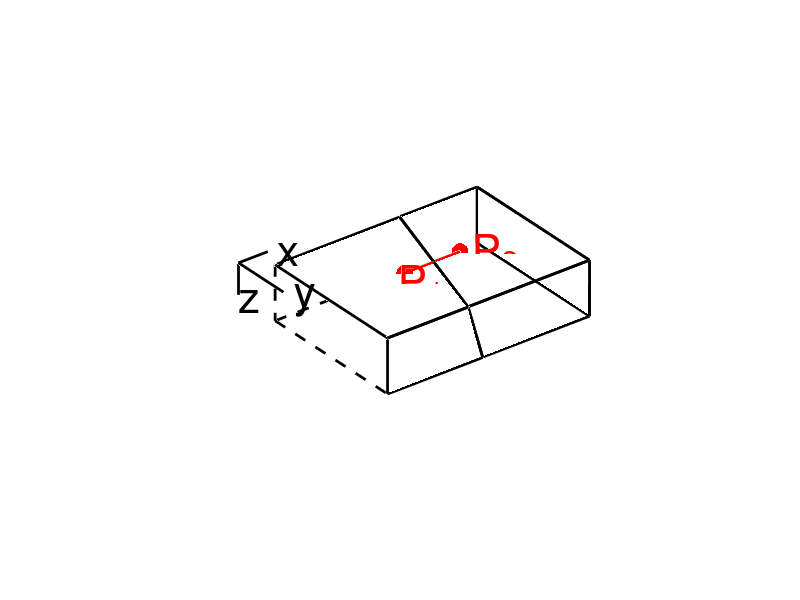

Source code (MATLAB):
function [] = myfun()

l = 14;
w = 10;
h = 3.5;

L = [l, 0, 0];
W = [0, w, 0];
H = [0, 0, h];

pt{1} = [0,0,0];
pt{2} = pt{1} + W;
pt{3} = pt{2} + H;
pt{4} = pt{1} + H;

pt{5} = pt{1} + L;
pt{6} = pt{2} + L;
pt{7} = pt{3} + L;
pt{8} = pt{4} + L;

pt{9} = [8.5,0,0];
pt{10} = [5.5,w,0];
pt{11} = [6.5,w,h];
pt{12} = [9.5,0,h];

p1 = [5, w/2, 0];
pA = [7, w/2, 0];
p2 = [9, w/2, 0];

o = [-2.5, 0, -1];
ox = o + [2, 0, 0];
oy = o + [0, 4, 0];
oz = o + [0, 0, 2];

% right part of crystal has displacement s w.r.t left part of crystal
ra = 0.08;
rb = 0.16;
s = ra * (pt{9} - pt{10}) + rb * (pt{12} - pt{9});  % make sure the displacement is on this plane

pt{13} = pt{9} + s;
pt{14} = pt{10} + s;
pt{15} = pt{11} + s;
pt{16} = pt{12} + s;

pt{5} = pt{5} + s;
pt{6} = pt{6} + s;
pt{7} = pt{7} + s;
pt{8} = pt{8} + s;

pB = pA + s;
p2 = p2 + s;

% plot
close all;
figure('Position',[100,100,1200,600]);
view(22,20);
hold on;

plot_face({pt{1},pt{2},pt{10},pt{9}},'w', 0);
plot_face({pt{2},pt{3},pt{11},pt{10}},'w', 0);
plot_face({pt{5},pt{6},pt{7},pt{8}},'w', 0);
plot_face({pt{13},pt{14},pt{6},pt{5}},'w', 0);
plot_face({pt{14},pt{15},pt{7},pt{6}},'w', 0);

plot_face({pt{9},pt{10},pt{11},pt{12}},'k', 0.3);

plot_line(pt{1},pt{4},'--k');
plot_line(pt{4},pt{3},'--k');
plot_line(pt{4},pt{12},'--k');
plot_line(pt{15},pt{16},'--k');
plot_line(pt{13},pt{16},'--k');
plot_line(pt{16},pt{8},'--k');

plot_line(o,ox,'-k');
plot_line(o,oy,'-k');
plot_line(o,oz,'-k');
text(ox(1) + l/50, ox(2)+w/20, ox(3), 'x','color','k','fontsize',32);
text(oy(1), oy(2)+w/10, oy(3), 'y','color','k','fontsize',32);
text(oz(1), oz(2), oz(3)+h/10, 'z','color','k','fontsize',32);

plot_line(p1,pA,'-r');
plot_line(pA,pB,'-r');
plot_line(pB,p2,'-r');
text(p1(1)-l/15, p1(2)+w/15, p1(3), 'P_1','color','r','fontsize',32);
text(p2(1)+l/30, p2(2)+w/20, p2(3), 'P_2','color','r','fontsize',32);

plot3(p1(1), p1(2), p1(3), 'r.', 'markersize', 36, 'linewidth', 4);
plot3(p2(1), p2(2), p2(3), 'r.', 'markersize', 36, 'linewidth', 4);


set(gca,'ydir','reverse','zdir','reverse');
axis equal;
axis off;

end

function [] = plot_line(pt1,pt2,marker)

plot3([pt1(1),pt2(1)], [pt1(2),pt2(2)], [pt1(3),pt2(3)], marker, 'linewidth', 2);

end

function [] = plot_face(ptCell, color, facealpha)

m = [];
for ii = 1:length(ptCell)
    m = [m; ptCell{ii}];
end

fill3(m(:,1), m(:,2), m(:,3), color, 'facealpha', facealpha, 'LineWidth', 2);

end